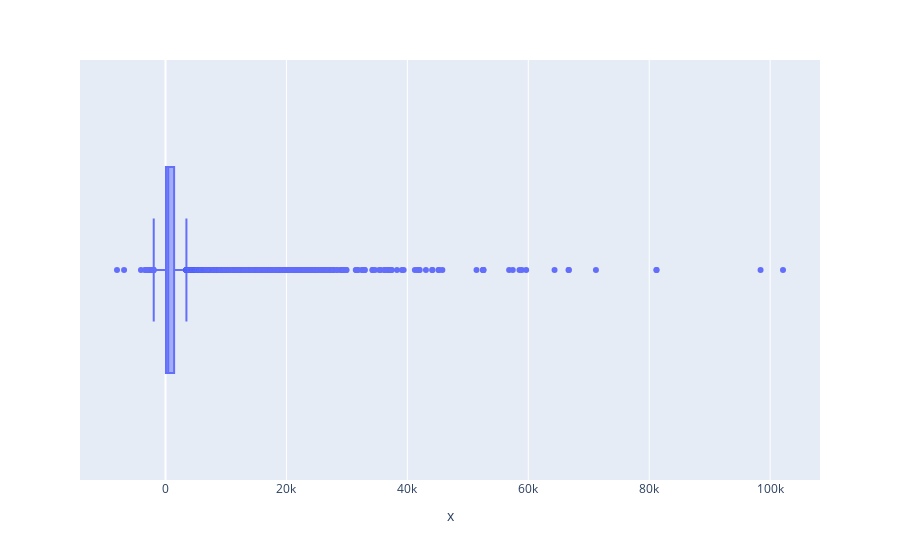

Here is the notebook cell this chart was saved with:
### Markdown cell above
The average yearly balance is very low compare to standard deviation   
There are negative values here , so most likely log transformation will fail

### Code cell
px.box(x= df['balance'])

### Figure 1 — Plotly figure (JSON) as saved in the notebook; plotly's stock layout.template omitted (floating-point values rounded to 4 significant figures; data arrays with more than 128 entries replaced by an {"elided": "..."} marker saying what was removed)
{"data": [{"alignmentgroup": "True", "hovertemplate": "x=%{x}<extra></extra>", "legendgroup": "", "marker": {"color": "#636efa"}, "name": "", "notched": false, "offsetgroup": "", "orientation": "h", "showlegend": false, "type": "box", "x": {"elided": "45211 int values"}, "x0": " ", "xaxis": "x", "y0": " ", "yaxis": "y"}], "layout": {"boxmode": "group", "legend": {"tracegroupgap": 0}, "margin": {"t": 60}, "xaxis": {"anchor": "y", "domain": [0, 1], "title": {"text": "x"}}, "yaxis": {"anchor": "x", "domain": [0, 1]}}}
